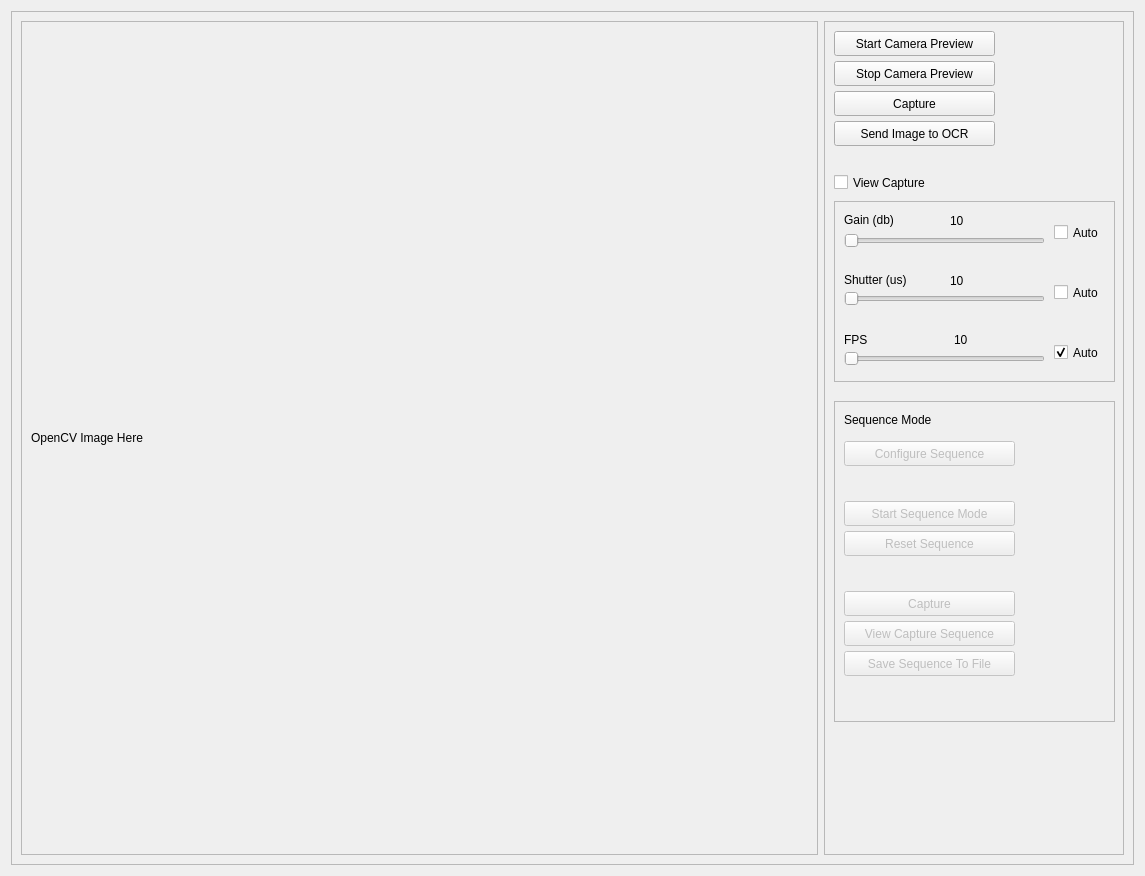
<?xml version="1.0" encoding="UTF-8"?>
<ui version="4.0">
 <class>PolarCam</class>
 <widget class="QWidget" name="PolarCam">
  <property name="geometry">
   <rect>
    <x>0</x>
    <y>0</y>
    <width>1145</width>
    <height>876</height>
   </rect>
  </property>
  <property name="windowTitle">
   <string>PolarCam</string>
  </property>
  <layout class="QVBoxLayout" name="verticalLayout">
   <item>
    <widget class="QFrame" name="Parent_Frame">
     <property name="sizePolicy">
      <sizepolicy hsizetype="Expanding" vsizetype="Preferred">
       <horstretch>0</horstretch>
       <verstretch>0</verstretch>
      </sizepolicy>
     </property>
     <property name="frameShape">
      <enum>QFrame::StyledPanel</enum>
     </property>
     <property name="frameShadow">
      <enum>QFrame::Raised</enum>
     </property>
     <layout class="QHBoxLayout" name="horizontalLayout">
      <item>
       <widget class="QFrame" name="ImageFeed_Frame">
        <property name="frameShape">
         <enum>QFrame::StyledPanel</enum>
        </property>
        <property name="frameShadow">
         <enum>QFrame::Raised</enum>
        </property>
        <layout class="QHBoxLayout" name="horizontalLayout_2">
         <item>
          <widget class="QLabel" name="cameraFeedLabel">
           <property name="maximumSize">
            <size>
             <width>1600</width>
             <height>950</height>
            </size>
           </property>
           <property name="text">
            <string>OpenCV Image Here</string>
           </property>
          </widget>
         </item>
        </layout>
       </widget>
      </item>
      <item>
       <widget class="QFrame" name="Controls_Frame">
        <property name="sizePolicy">
         <sizepolicy hsizetype="Fixed" vsizetype="Preferred">
          <horstretch>0</horstretch>
          <verstretch>0</verstretch>
         </sizepolicy>
        </property>
        <property name="minimumSize">
         <size>
          <width>300</width>
          <height>0</height>
         </size>
        </property>
        <property name="frameShape">
         <enum>QFrame::StyledPanel</enum>
        </property>
        <property name="frameShadow">
         <enum>QFrame::Raised</enum>
        </property>
        <widget class="QPushButton" name="startCameraBtn">
         <property name="geometry">
          <rect>
           <x>10</x>
           <y>10</y>
           <width>161</width>
           <height>25</height>
          </rect>
         </property>
         <property name="text">
          <string>Start Camera Preview</string>
         </property>
        </widget>
        <widget class="QFrame" name="frame">
         <property name="geometry">
          <rect>
           <x>10</x>
           <y>380</y>
           <width>281</width>
           <height>321</height>
          </rect>
         </property>
         <property name="frameShape">
          <enum>QFrame::StyledPanel</enum>
         </property>
         <property name="frameShadow">
          <enum>QFrame::Raised</enum>
         </property>
         <widget class="QPushButton" name="ConfigureSequenceBtn">
          <property name="enabled">
           <bool>false</bool>
          </property>
          <property name="geometry">
           <rect>
            <x>10</x>
            <y>40</y>
            <width>171</width>
            <height>25</height>
           </rect>
          </property>
          <property name="text">
           <string>Configure Sequence</string>
          </property>
         </widget>
         <widget class="QPushButton" name="startSequenceBtn">
          <property name="enabled">
           <bool>false</bool>
          </property>
          <property name="geometry">
           <rect>
            <x>10</x>
            <y>100</y>
            <width>171</width>
            <height>25</height>
           </rect>
          </property>
          <property name="text">
           <string>Start Sequence Mode</string>
          </property>
         </widget>
         <widget class="QPushButton" name="resetSequenceBtn">
          <property name="enabled">
           <bool>false</bool>
          </property>
          <property name="geometry">
           <rect>
            <x>10</x>
            <y>130</y>
            <width>171</width>
            <height>25</height>
           </rect>
          </property>
          <property name="text">
           <string>Reset Sequence</string>
          </property>
         </widget>
         <widget class="QPushButton" name="captureSeqBtn">
          <property name="enabled">
           <bool>false</bool>
          </property>
          <property name="geometry">
           <rect>
            <x>10</x>
            <y>190</y>
            <width>171</width>
            <height>25</height>
           </rect>
          </property>
          <property name="text">
           <string>Capture</string>
          </property>
         </widget>
         <widget class="QPushButton" name="viewCaptureSeqBtn">
          <property name="enabled">
           <bool>false</bool>
          </property>
          <property name="geometry">
           <rect>
            <x>10</x>
            <y>220</y>
            <width>171</width>
            <height>25</height>
           </rect>
          </property>
          <property name="text">
           <string>View Capture Sequence</string>
          </property>
         </widget>
         <widget class="QLabel" name="SequenceModeLabel">
          <property name="geometry">
           <rect>
            <x>10</x>
            <y>10</y>
            <width>121</width>
            <height>17</height>
           </rect>
          </property>
          <property name="text">
           <string>Sequence Mode</string>
          </property>
         </widget>
         <widget class="QPushButton" name="saveSeqToFileBtn">
          <property name="enabled">
           <bool>false</bool>
          </property>
          <property name="geometry">
           <rect>
            <x>10</x>
            <y>250</y>
            <width>171</width>
            <height>25</height>
           </rect>
          </property>
          <property name="text">
           <string>Save Sequence To File</string>
          </property>
         </widget>
        </widget>
        <widget class="QPushButton" name="stopCameraBtn">
         <property name="geometry">
          <rect>
           <x>10</x>
           <y>40</y>
           <width>161</width>
           <height>25</height>
          </rect>
         </property>
         <property name="text">
          <string>Stop Camera Preview</string>
         </property>
        </widget>
        <widget class="QFrame" name="frame_2">
         <property name="geometry">
          <rect>
           <x>10</x>
           <y>180</y>
           <width>281</width>
           <height>181</height>
          </rect>
         </property>
         <property name="frameShape">
          <enum>QFrame::StyledPanel</enum>
         </property>
         <property name="frameShadow">
          <enum>QFrame::Raised</enum>
         </property>
         <widget class="QSlider" name="gainSlider">
          <property name="geometry">
           <rect>
            <x>10</x>
            <y>30</y>
            <width>201</width>
            <height>20</height>
           </rect>
          </property>
          <property name="orientation">
           <enum>Qt::Horizontal</enum>
          </property>
         </widget>
         <widget class="QSlider" name="shutterSlider">
          <property name="geometry">
           <rect>
            <x>10</x>
            <y>90</y>
            <width>201</width>
            <height>16</height>
           </rect>
          </property>
          <property name="orientation">
           <enum>Qt::Horizontal</enum>
          </property>
         </widget>
         <widget class="QLabel" name="label">
          <property name="geometry">
           <rect>
            <x>10</x>
            <y>10</y>
            <width>71</width>
            <height>17</height>
           </rect>
          </property>
          <property name="text">
           <string>Gain (db)</string>
          </property>
         </widget>
         <widget class="QLabel" name="label_2">
          <property name="geometry">
           <rect>
            <x>10</x>
            <y>70</y>
            <width>81</width>
            <height>17</height>
           </rect>
          </property>
          <property name="text">
           <string>Shutter (us)</string>
          </property>
         </widget>
         <widget class="QLabel" name="gain_db_textlabel">
          <property name="geometry">
           <rect>
            <x>116</x>
            <y>10</y>
            <width>81</width>
            <height>20</height>
           </rect>
          </property>
          <property name="text">
           <string>10</string>
          </property>
         </widget>
         <widget class="QLabel" name="shutter_us_textlabel">
          <property name="geometry">
           <rect>
            <x>116</x>
            <y>70</y>
            <width>91</width>
            <height>20</height>
           </rect>
          </property>
          <property name="text">
           <string>10</string>
          </property>
         </widget>
         <widget class="QCheckBox" name="GainAuto_chkBox">
          <property name="geometry">
           <rect>
            <x>220</x>
            <y>20</y>
            <width>92</width>
            <height>23</height>
           </rect>
          </property>
          <property name="text">
           <string>Auto</string>
          </property>
         </widget>
         <widget class="QCheckBox" name="shutterAuto_chkBox">
          <property name="geometry">
           <rect>
            <x>220</x>
            <y>80</y>
            <width>92</width>
            <height>23</height>
           </rect>
          </property>
          <property name="text">
           <string>Auto</string>
          </property>
         </widget>
         <widget class="QLabel" name="label_3">
          <property name="geometry">
           <rect>
            <x>10</x>
            <y>130</y>
            <width>81</width>
            <height>17</height>
           </rect>
          </property>
          <property name="text">
           <string>FPS</string>
          </property>
         </widget>
         <widget class="QSlider" name="frameRateSlider">
          <property name="geometry">
           <rect>
            <x>10</x>
            <y>150</y>
            <width>201</width>
            <height>16</height>
           </rect>
          </property>
          <property name="orientation">
           <enum>Qt::Horizontal</enum>
          </property>
         </widget>
         <widget class="QCheckBox" name="frameRateAuto_chkbox">
          <property name="geometry">
           <rect>
            <x>220</x>
            <y>140</y>
            <width>92</width>
            <height>23</height>
           </rect>
          </property>
          <property name="text">
           <string>Auto</string>
          </property>
          <property name="checked">
           <bool>true</bool>
          </property>
          <property name="tristate">
           <bool>false</bool>
          </property>
         </widget>
         <widget class="QLabel" name="fps_textLabel">
          <property name="geometry">
           <rect>
            <x>120</x>
            <y>130</y>
            <width>67</width>
            <height>17</height>
           </rect>
          </property>
          <property name="text">
           <string>10</string>
          </property>
         </widget>
        </widget>
        <widget class="QPushButton" name="captureImg_btn">
         <property name="geometry">
          <rect>
           <x>10</x>
           <y>70</y>
           <width>161</width>
           <height>25</height>
          </rect>
         </property>
         <property name="text">
          <string>Capture</string>
         </property>
        </widget>
        <widget class="QCheckBox" name="view_captureCheckBox">
         <property name="geometry">
          <rect>
           <x>10</x>
           <y>150</y>
           <width>141</width>
           <height>23</height>
          </rect>
         </property>
         <property name="text">
          <string>View Capture</string>
         </property>
        </widget>
        <widget class="QPushButton" name="sendImageToOCR_Btn">
         <property name="geometry">
          <rect>
           <x>10</x>
           <y>100</y>
           <width>161</width>
           <height>25</height>
          </rect>
         </property>
         <property name="text">
          <string>Send Image to OCR</string>
         </property>
        </widget>
       </widget>
      </item>
     </layout>
    </widget>
   </item>
  </layout>
 </widget>
 <resources/>
 <connections/>
</ui>
